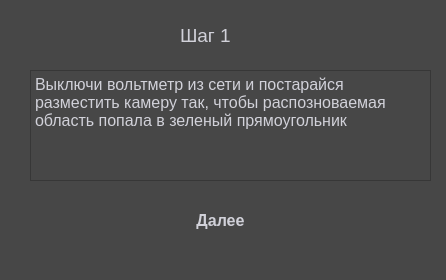
<?xml version="1.0" encoding="UTF-8"?>
<ui version="4.0">
 <class>Step1</class>
 <widget class="QDialog" name="Step1">
  <property name="geometry">
   <rect>
    <x>0</x>
    <y>0</y>
    <width>446</width>
    <height>280</height>
   </rect>
  </property>
  <property name="windowTitle">
   <string>Шаг 1</string>
  </property>
  <property name="styleSheet">
   <string notr="true">background-color:rgb(71,71,71)</string>
  </property>
  <widget class="QTextBrowser" name="textBrowser">
   <property name="geometry">
    <rect>
     <x>30</x>
     <y>70</y>
     <width>401</width>
     <height>111</height>
    </rect>
   </property>
   <property name="styleSheet">
    <string notr="true">  color: rgb(209,209,217);</string>
   </property>
   <property name="html">
    <string>&lt;!DOCTYPE HTML PUBLIC &quot;-//W3C//DTD HTML 4.0//EN&quot; &quot;http://www.w3.org/TR/REC-html40/strict.dtd&quot;&gt;
&lt;html&gt;&lt;head&gt;&lt;meta name=&quot;qrichtext&quot; content=&quot;1&quot; /&gt;&lt;style type=&quot;text/css&quot;&gt;
p, li { white-space: pre-wrap; }
&lt;/style&gt;&lt;/head&gt;&lt;body style=&quot; font-family:'MS Shell Dlg 2'; font-size:7.8pt; font-weight:400; font-style:normal;&quot;&gt;
&lt;p style=&quot; margin-top:0px; margin-bottom:0px; margin-left:0px; margin-right:0px; -qt-block-indent:0; text-indent:0px;&quot;&gt;&lt;span style=&quot; font-size:12pt;&quot;&gt;Выключи вольтметр из сети и постарайся разместить камеру так, чтобы распозноваемая область попала в зеленый прямоугольник&lt;/span&gt;&lt;/p&gt;&lt;/body&gt;&lt;/html&gt;</string>
   </property>
  </widget>
  <widget class="QLabel" name="label">
   <property name="geometry">
    <rect>
     <x>180</x>
     <y>20</y>
     <width>71</width>
     <height>31</height>
    </rect>
   </property>
   <property name="font">
    <font>
     <pointsize>14</pointsize>
    </font>
   </property>
   <property name="styleSheet">
    <string notr="true">  color: rgb(209,209,217);</string>
   </property>
   <property name="text">
    <string>Шаг 1</string>
   </property>
  </widget>
  <widget class="QPushButton" name="pushButton_4">
   <property name="geometry">
    <rect>
     <x>160</x>
     <y>200</y>
     <width>121</width>
     <height>41</height>
    </rect>
   </property>
   <property name="font">
    <font>
     <pointsize>12</pointsize>
     <weight>87</weight>
     <bold>true</bold>
     <underline>false</underline>
     <strikeout>false</strikeout>
    </font>
   </property>
   <property name="cursor">
    <cursorShape>PointingHandCursor</cursorShape>
   </property>
   <property name="styleSheet">
    <string notr="true">QPushButton {
  position: relative;
  display: inline-block;
  font-size: 90%;
  font-weight: 700;
  color: rgb(209,209,217);
  text-decoration: none;
  text-shadow: 0 -1px 2px rgba(0,0,0,.2);
  padding: .5em 1em;
  outline: none;
  border-radius: 3px;
  background: linear-gradient(rgb(110,112,120), rgb(81,81,86)) rgb(110,112,120);
  box-shadow:
   0 1px rgba(255,255,255,.2) inset,
   0 3px 5px rgba(0,1,6,.5),
   0 0 1px 1px rgba(0,1,6,.2);
  transition: .2s ease-in-out;
}
QPushButton:hover {
  background: linear-gradient(rgb(126,126,134), rgb(70,71,76)) rgb(126,126,134);
}
QPushButton:pressed {
  top: 1px;
  background: linear-gradient(rgb(76,77,82), rgb(56,57,62)) rgb(76,77,82);
  box-shadow:
   0 0 1px rgba(0,0,0,.5) inset,
   0 2px 3px rgba(0,0,0,.5) inset,
   0 1px 1px rgba(255,255,255,.1);
}</string>
   </property>
   <property name="text">
    <string>Далее</string>
   </property>
  </widget>
 </widget>
 <resources/>
 <connections/>
</ui>
